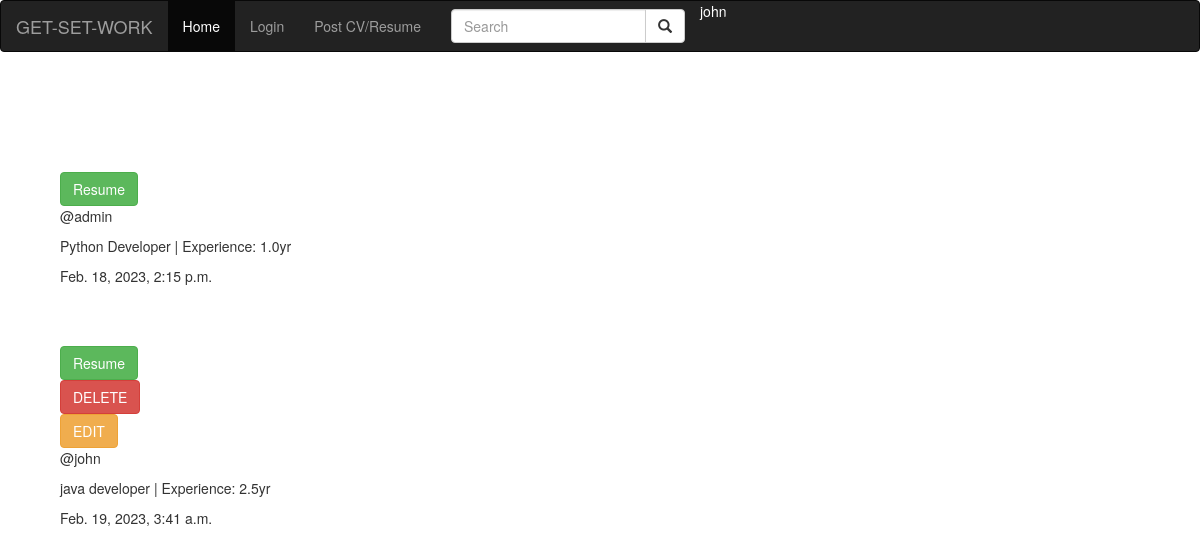
Screenshot of / (signed in) with the database file from the repository.
### core/models.py (models this page shows, shortened)
class JobPost(models.Model):
	host = models.ForeignKey(User, on_delete=models.CASCADE)
	post = models.CharField(max_length=30)
	resume = models.FileField(upload_to='media/')
	upload = models.DateTimeField(auto_now_add=True)
	experience = models.DecimalField(max_digits=7, decimal_places=2)
	description = models.TextField()

### core/views.py (the view)
# urls.py: path('', views.index, name='home'),
@login_required(login_url='/login/')
def index(request):
	jobs = JobPost.objects.all()
	context = {'jobs': jobs}
	return render(request, 'core/index.html', context=context)

### core/templates/core/index.html (shortened to what this page needs)
{% extends 'core/base.html' %}
{% load static %}
{% block content %}
<br>
<br>
{% for job in jobs %}
    <div class="post-container" style="margin: 5% 5% 0 5%;">
        <div class="post-file">
            <a href="{{job.resume.url}}" target="_blank"><button type="submit" class="btn btn-success" value="{{post.id}}" name="post-id">
                Resume
            </button></a>
            {% if request.user == job.host %}
                <form method="post">
                    <button type="submit" class="btn btn-danger" value="{{post.id}}" name="post-id">
                        DELETE
                    </button>
                </form>
                <form method="post">
                    <button type="submit" class="btn btn-warning" value="{{post.id}}" name="post-id">
                        EDIT
                    </button>
                </form>
            {% endif %}
        </div>
        <div class="post-details">
            <p>@{{job.host}}</p>
            <p>{{job.post}} | Experience: {{job.experience | floatformat:1}}yr</p>
            <p>{{job.upload}}
        </div>
    </div>
{% endfor %}
<br>
<br>
{% endblock content %}

### core/templates/core/base.html (shortened to what this page needs)
{% load static %}
<!DOCTYPE html>
<html lang="en">
<head>
    <link rel="stylesheet" href="https://maxcdn.bootstrapcdn.com/bootstrap/3.4.1/css/bootstrap.min.css">
    <link rel="stylesheet" href="{% static 'style/base_style.css' %}">
</head>
<body>
    <div class="main-container">
        <nav class="navbar navbar-inverse">
            <div class="container-fluid">
            <div class="navbar-header">
                <a class="navbar-brand" href="{% url 'home' %}">GET-SET-WORK</a>
            </div>
              <ul class="nav navbar-nav">
                <li class="active"><a href="{% url 'home' %}">Home</a></li>
                <li><a href="/login">Login</a></li>
                <li><a href="/job-post">Post CV/Resume</a></li>
              </ul>
              <form class="navbar-form navbar-left" action="/action_page.php">
                <div class="input-group">
                  <input type="text" class="form-control" placeholder="Search" name="search">
                  <div class="input-group-btn">
                    <button class="btn btn-default" type="submit">
                      <i class="glyphicon glyphicon-search"></i>
                    </button>
                  </div>
                </div>
              </form>
              <div class="navbar-header">
                {% if request.user.is_authenticated %}
                    <p style="color: white;">{{ request.user }}</p>
                {% else %}
                    <p style="color: white;">LogIn</p>
                {% endif %}
                </div>
            </div>
          </nav>
        {% block content %}
        {% endblock content %}
    </div>
</body>
</html>

### rows the page displays
JobPost: host "admin", post "Python Developer", experience "1.0", upload "Feb. 18, 2023, 2:15 p.m."
JobPost: host "john", post "java developer", experience "2.5", upload "Feb. 19, 2023, 3:41 a.m."

### other values shown
{{ request.user }} "john"
